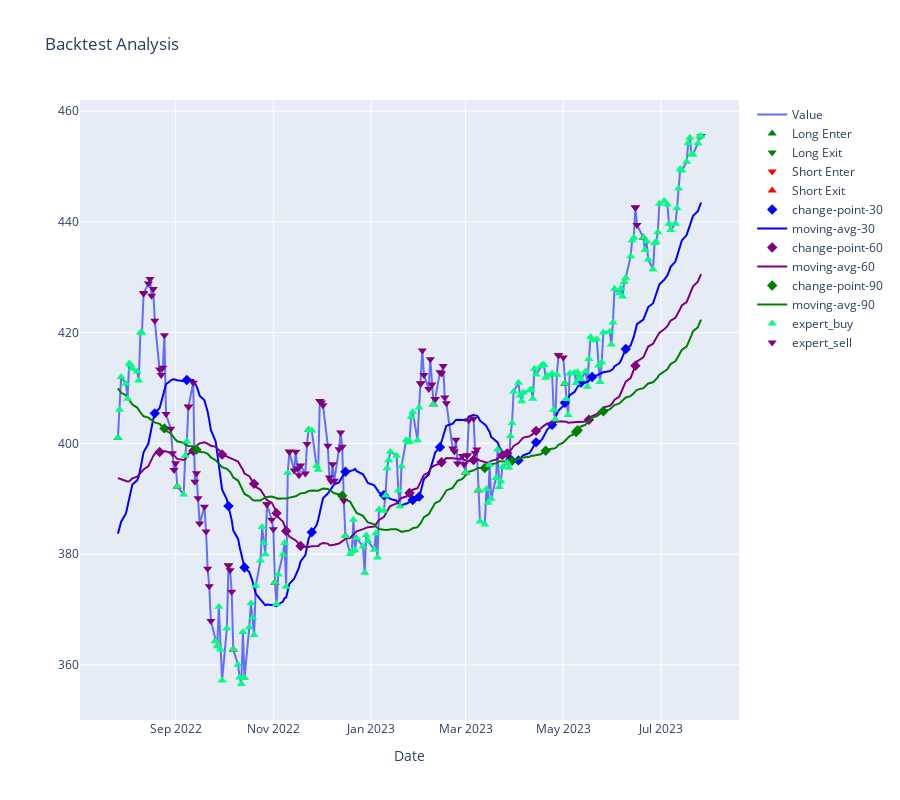
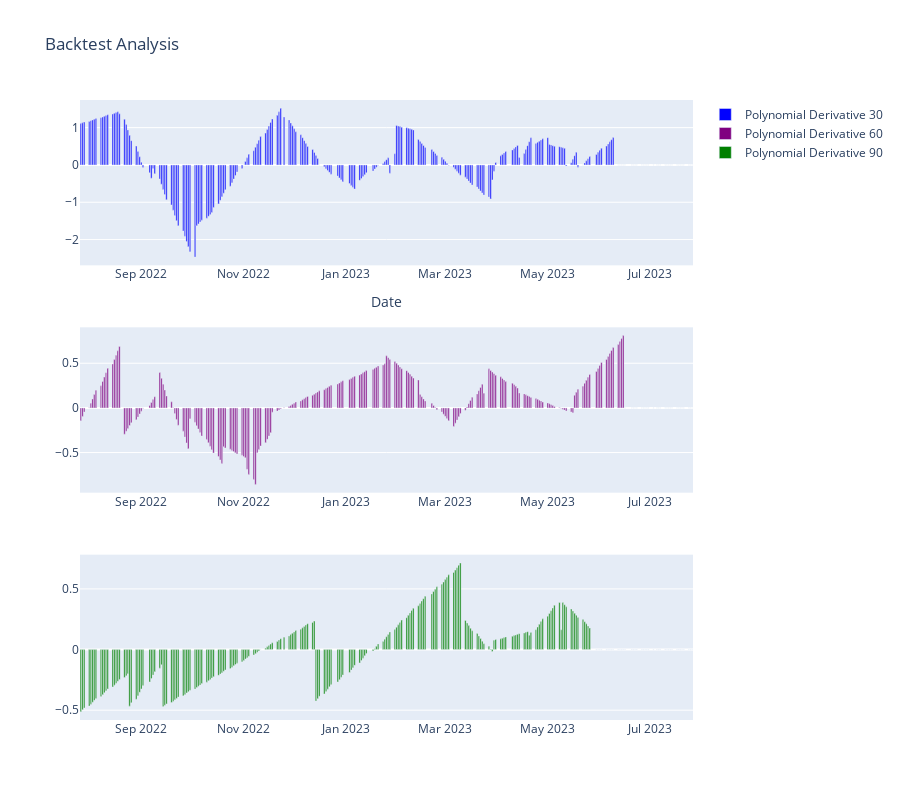

Notebook source saved alongside these figures, in order:
### Code cell
%load_ext autoreload
%autoreload 2

import matplotlib.pyplot as plt
import seaborn as sns 
import pandas as pd
import numpy as np
import bocd
from sklearn.preprocessing import PolynomialFeatures
from sklearn.linear_model import LinearRegression
import yfinance as yf

from machine_learning_finance import (analyze_trades, 
    plot_backtest_analysis, RangeTrainingWindowUtil,
    metrics_to_dataframe, TraderEnv, make_price_marker_from_boolean, add_marker, add_line)

import plotly.graph_objs as go
from plotly.subplots import make_subplots
from plotly.offline import init_notebook_mode
from datetime import datetime, timedelta

init_notebook_mode(connected=True)
windows = [300, 600, 900, 1500]

symbol = "SPY"
#file = f"../backtests/{symbol}-model-back-test.csv"
file = f"../backtests/{symbol}-expert-back-test.csv"
period = 365
pd.options.display.max_rows = None
inverse = None # set to anything to graph inverse longs

def plot_win_loss(file, metrics):
    ledger = pd.read_csv(file)
    # Set the style for the plots
    sns.set(style='whitegrid')

    # Create a bar plot for profit and loss stats
    profit_stats, loss_stats = metrics['profit_stats'], metrics['loss_stats']
    profit_loss_df = pd.DataFrame([profit_stats, loss_stats], columns=['min', 'max', 'mean', 'median', 'std'], index=['profit', 'loss'])

    plt.figure(figsize=(12, 6))
    ax = sns.barplot(data=profit_loss_df.transpose(), palette='muted')
    ax.set_title('Profit and Loss Statistics')
    ax.set_ylabel('Value')

    # Show the plot
    plt.show()


        
def analyze_and_graph_range(file, symbol, start, end, df):
    ledger = pd.read_csv(file)
    hist_df, test_df = create_train_test_windows(df, start=start, end=end)    
    test_df = calc_probabilties_without_lookahead(test_df, hist_df, hist_cutoff="2023-05-15")
    plot_backtest_analysis(test_df, ledger, inverse=symbol)
    return ledger, test_df
   
def analyze_and_graph(file, symbol, period, df):
    ledger = pd.read_csv(file)
    now = datetime.now()
    start = now - timedelta(days=365)
    start = start.strftime('%Y-%m-%d')
    end = now.strftime('%Y-%m-%d')
    training_window = RangeTrainingWindowUtil(df, start, end)
    env = TraderEnv(symbol, training_window.test_df, training_window.full_hist_df)
    
    
    fig = plot_backtest_analysis(env.orig_timeseries_with_analytics, ledger, inverse=inverse)

    # convert each change point column to price of the average in question
    analytics_df = env.orig_timeseries_with_analytics
    periods=[30, 60, 90]
    colors=["blue", "purple", "green"]
    for period, color in zip(periods, colors):        
        marker_col =  f"cp-loc-{period}"
        trend_col = f"trend-{period}"
        analytics_df = make_price_marker_from_boolean(analytics_df, f"change-point-{period}", f"trend-{period}", marker_col) 
        add_marker(fig, analytics_df, marker_col, f"change-point-{period}", "diamond", 8, color)
        add_line(fig, analytics_df, trend_col, f"moving-avg-{period}", color)

    analytics_df["expert"] = env.expert_actions
    analytics_df["expert_buy"] =  np.where(analytics_df["expert"] == 0, analytics_df["Close"], np.nan)
    analytics_df["expert_sell"] =  np.where(analytics_df["expert"] == 1, analytics_df["Close"], np.nan)
    add_marker(fig, analytics_df, "expert_buy", "expert_buy", "triangle-up", 8, "springgreen")
    add_marker(fig, analytics_df, "expert_sell", "expert_sell", "triangle-down", 8, "purple")

    fig.update_layout(title='Backtest Analysis', xaxis_title='Date', height=800)
    fig.show()

    
    fig = make_subplots(rows=3, cols=1)
    indexes=[1,2,3]
    for period, color, index in zip(periods, colors, indexes):        
        fig.add_trace(go.Bar(x=analytics_df.index, y=analytics_df[f'polynomial_derivative-{period}'], marker=dict(color=f'{color}', colorscale='Viridis'), name=f'Polynomial Derivative {period}'), row=index, col=1)

    fig.update_layout(title='Backtest Analysis', xaxis_title='Date', height=800)
    fig.show()

    return ledger, training_window.test_df, env, analytics_df

ticker_obj = yf.download(tickers=symbol)
df = pd.DataFrame(ticker_obj)


ledger, df2, env, analytics_df = analyze_and_graph(file, symbol, 365*4, df)    
#ledger, df2 = analyze_and_graph_range(file, symbol, "03-27-2020", "12-17-2021", df)

# Display metrics as text
metrics = analyze_trades(ledger, symbol, period)
metrics["file"] = file
metrics_df = metrics_to_dataframe(metrics) 
analytics_df
#df2[["moving_avg", "change_points", "rt", "Close"]]

### Figure 1 — Plotly figure (JSON) as saved in the notebook; plotly's stock layout.template omitted (floating-point values rounded to 4 significant figures; data arrays with more than 128 entries replaced by an {"elided": "..."} marker saying what was removed)
{"data": [{"mode": "lines", "name": "Value", "type": "scatter", "x": {"elided": "251 str values"}, "y": {"elided": "251 float values"}}, {"marker": {"color": "green", "size": 8, "symbol": "triangle-up"}, "mode": "markers", "name": "Long Enter", "type": "scatter", "x": {"elided": "251 str values"}, "y": {"elided": "251 float values"}}, {"marker": {"color": "green", "size": 8, "symbol": "triangle-down"}, "mode": "markers", "name": "Long Exit", "type": "scatter", "x": {"elided": "251 str values"}, "y": {"elided": "251 float values"}}, {"marker": {"color": "red", "size": 8, "symbol": "triangle-down"}, "mode": "markers", "name": "Short Enter", "type": "scatter", "x": {"elided": "251 str values"}, "y": {"elided": "251 float values"}}, {"marker": {"color": "red", "size": 8, "symbol": "triangle-up"}, "mode": "markers", "name": "Short Exit", "type": "scatter", "x": {"elided": "251 str values"}, "y": {"elided": "251 float values"}}, {"marker": {"color": "blue", "size": 8, "symbol": "diamond"}, "mode": "markers", "name": "change-point-30", "type": "scatter", "x": {"elided": "251 str values"}, "y": {"elided": "251 float values"}}, {"line": {"color": "blue"}, "mode": "lines", "name": "moving-avg-30", "type": "scatter", "x": {"elided": "251 str values"}, "y": {"elided": "251 float values"}}, {"marker": {"color": "purple", "size": 8, "symbol": "diamond"}, "mode": "markers", "name": "change-point-60", "type": "scatter", "x": {"elided": "251 str values"}, "y": {"elided": "251 float values"}}, {"line": {"color": "purple"}, "mode": "lines", "name": "moving-avg-60", "type": "scatter", "x": {"elided": "251 str values"}, "y": {"elided": "251 float values"}}, {"marker": {"color": "green", "size": 8, "symbol": "diamond"}, "mode": "markers", "name": "change-point-90", "type": "scatter", "x": {"elided": "251 str values"}, "y": {"elided": "251 float values"}}, {"line": {"color": "green"}, "mode": "lines", "name": "moving-avg-90", "type": "scatter", "x": {"elided": "251 str values"}, "y": {"elided": "251 float values"}}, {"marker": {"color": "springgreen", "size": 8, "symbol": "triangle-up"}, "mode": "markers", "name": "expert_buy", "type": "scatter", "x": {"elided": "251 str values"}, "y": {"elided": "251 float values"}}, {"marker": {"color": "purple", "size": 8, "symbol": "triangle-down"}, "mode": "markers", "name": "expert_sell", "type": "scatter", "x": {"elided": "251 str values"}, "y": {"elided": "251 float values"}}], "layout": {"height": 800, "title": {"text": "Backtest Analysis"}, "xaxis": {"title": {"text": "Date"}}}}

### Figure 2 — Plotly figure (JSON) as saved in the notebook; plotly's stock layout.template omitted (floating-point values rounded to 4 significant figures; data arrays with more than 128 entries replaced by an {"elided": "..."} marker saying what was removed)
{"data": [{"marker": {"color": "blue", "colorscale": [[0, "#440154"], [0.1111, "#482878"], [0.2222, "#3e4989"], [0.3333, "#31688e"], [0.4444, "#26828e"], [0.5556, "#1f9e89"], [0.6667, "#35b779"], [0.7778, "#6ece58"], [0.8889, "#b5de2b"], [1, "#fde725"]]}, "name": "Polynomial Derivative 30", "type": "bar", "x": {"elided": "251 str values"}, "xaxis": "x", "y": {"elided": "251 float values"}, "yaxis": "y"}, {"marker": {"color": "purple", "colorscale": [[0, "#440154"], [0.1111, "#482878"], [0.2222, "#3e4989"], [0.3333, "#31688e"], [0.4444, "#26828e"], [0.5556, "#1f9e89"], [0.6667, "#35b779"], [0.7778, "#6ece58"], [0.8889, "#b5de2b"], [1, "#fde725"]]}, "name": "Polynomial Derivative 60", "type": "bar", "x": {"elided": "251 str values"}, "xaxis": "x2", "y": {"elided": "251 float values"}, "yaxis": "y2"}, {"marker": {"color": "green", "colorscale": [[0, "#440154"], [0.1111, "#482878"], [0.2222, "#3e4989"], [0.3333, "#31688e"], [0.4444, "#26828e"], [0.5556, "#1f9e89"], [0.6667, "#35b779"], [0.7778, "#6ece58"], [0.8889, "#b5de2b"], [1, "#fde725"]]}, "name": "Polynomial Derivative 90", "type": "bar", "x": {"elided": "251 str values"}, "xaxis": "x3", "y": {"elided": "251 float values"}, "yaxis": "y3"}], "layout": {"height": 800, "title": {"text": "Backtest Analysis"}, "xaxis": {"anchor": "y", "domain": [0, 1], "title": {"text": "Date"}}, "xaxis2": {"anchor": "y2", "domain": [0, 1]}, "xaxis3": {"anchor": "y3", "domain": [0, 1]}, "yaxis": {"anchor": "x", "domain": [0.7333, 1]}, "yaxis2": {"anchor": "x2", "domain": [0.3667, 0.6333]}, "yaxis3": {"anchor": "x3", "domain": [0, 0.2667]}}}
